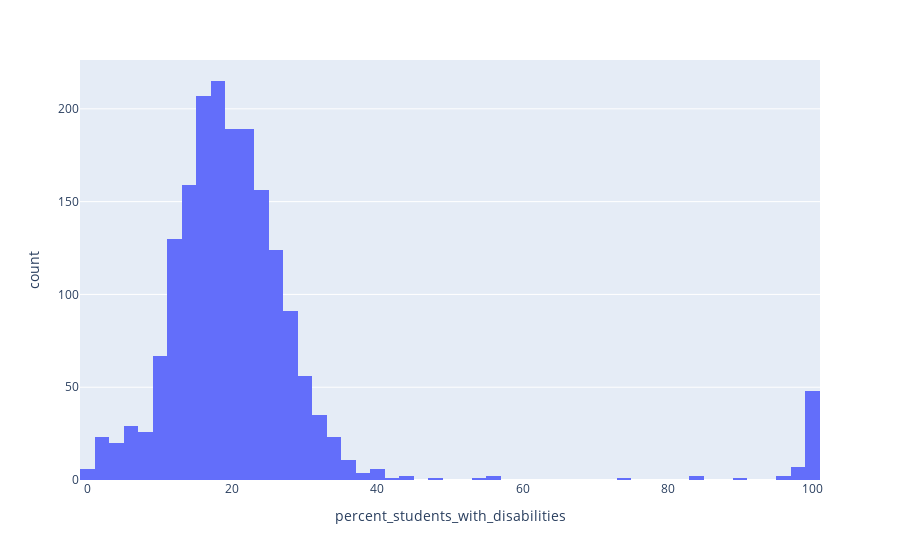

Write notebook code for a chart like this one.
### Markdown cell above
#### Task 2B. Create a histogram to view the distribution of the percentage of students with disabilities in schools.

<span style='background :#FFF59E'>**Hint:** You'll need to use the `percent_students_with_disabilities` column of your DataFrame.</span>

### Code cell
# Plot the data showing the % of students with disabilities in schools
px.histogram(schools, x = 'percent_students_with_disabilities')

### Figure 1 — Plotly figure (JSON) as saved in the notebook; plotly's stock layout.template omitted (floating-point values rounded to 4 significant figures; data arrays with more than 128 entries replaced by an {"elided": "..."} marker saying what was removed)
{"data": [{"alignmentgroup": "True", "bingroup": "x", "hovertemplate": "percent_students_with_disabilities=%{x}<br>count=%{y}<extra></extra>", "legendgroup": "", "marker": {"color": "#636efa", "pattern": {"shape": ""}}, "name": "", "offsetgroup": "", "orientation": "v", "showlegend": false, "type": "histogram", "x": {"elided": "1834 float values"}, "xaxis": "x", "yaxis": "y"}], "layout": {"autosize": true, "barmode": "relative", "legend": {"tracegroupgap": 0}, "margin": {"t": 60}, "xaxis": {"anchor": "y", "autorange": true, "domain": [0, 1], "range": [-1, 101], "title": {"text": "percent_students_with_disabilities"}, "type": "linear"}, "yaxis": {"anchor": "x", "autorange": true, "domain": [0, 1], "range": [0, 226.3], "title": {"text": "count"}}}}
